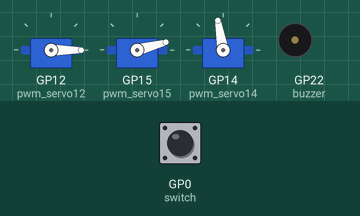
A program run on a simulated Raspberry Pi Pico running CircuitPython. Shown: 3 × servo, buzzer (waves = sounding). Inputs (shaded band) come from the test bench; at power-on: GP0 (switch) LOW. Random numbers come from a fixed seed.

Above: at 1.2 s.
1.3 s: GP0 (switch) pulled HIGH for 0.15 s
At 1.56 s:
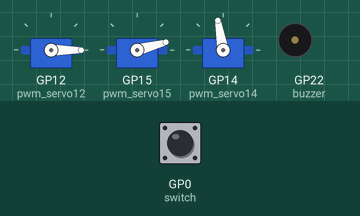
Timing chart, 0 to 10.3 s (numbered marks = the images above; inputs shaded):
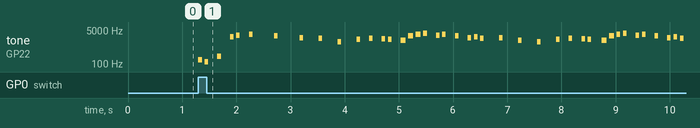

Measured:
- after the input at 1.3 s, tone on GP22 (buzzer): plays 165 Hz for 0.07 s, 131 Hz for 0.07 s, 247 Hz for 0.07 s, 2349 Hz for 0.07 s, 2794 Hz for 0.07 s, 3136 Hz for 0.07 s … (41 notes in this stretch), starting at once

The program:

code.py
```python
import random
import time
import board
import pwmio
import digitalio
from adafruit_motor import servo

buzzer = pwmio.PWMOut(board.GP22, variable_frequency = True)
pwm_servo14 = pwmio.PWMOut(board.GP14, frequency=50)
servo14 = servo.Servo(pwm_servo14)
pwm_servo12= pwmio.PWMOut(board.GP12, frequency=50)
servo12 = servo.Servo(pwm_servo12)
pwm_servo15 = pwmio.PWMOut(board.GP15, frequency=50)
servo15 = servo.Servo(pwm_servo15)
switch = digitalio.DigitalInOut(board.GP0)
switch.direction = digitalio.Direction.INPUT
switch.pull = digitalio.Pull.DOWN

servo12.angle = 0
servo15.angle = 15
servo14.angle = 100

NOTE_B0  = 31
NOTE_C1  = 33
NOTE_CS1 = 35
NOTE_D1  = 37
NOTE_DS1 = 39
NOTE_E1  = 41
NOTE_F1  = 44
NOTE_FS1 = 46
NOTE_G1  = 49
NOTE_GS1 = 52
NOTE_A1  = 55
NOTE_AS1 = 58
NOTE_B1  = 62
NOTE_C2  = 65
NOTE_CS2 = 69
NOTE_D2  = 73
NOTE_DS2 = 78
NOTE_E2  = 82
NOTE_F2  = 87
NOTE_FS2 = 93
NOTE_G2  = 98
NOTE_GS2 = 104
NOTE_A2  = 110
NOTE_AS2 = 117
NOTE_B2  = 123
NOTE_C3  = 131
NOTE_CS3 = 139
NOTE_D3  = 147
NOTE_DS3 = 156
NOTE_E3  = 165
NOTE_F3  = 175
NOTE_FS3 = 185
NOTE_G3  = 196
NOTE_GS3 = 208
NOTE_A3  = 220
NOTE_AS3 = 233
NOTE_B3  = 247
NOTE_C4  = 262
NOTE_CS4 = 277
NOTE_D4  = 294
NOTE_DS4 = 311
NOTE_E4  = 330
NOTE_F4  = 349
NOTE_FS4 = 370
NOTE_G4  = 392
NOTE_GS4 = 415
NOTE_A4  = 440
NOTE_AS4 = 466
NOTE_B4  = 494
NOTE_C5  = 523
NOTE_CS5 = 554
NOTE_D5  = 587
NOTE_DS5 = 622
NOTE_E5  = 659
NOTE_F5  = 698
NOTE_FS5 = 740
NOTE_G5  = 784
NOTE_GS5 = 831
NOTE_A5  = 880
NOTE_AS5 = 932
NOTE_B5  = 988
NOTE_C6  = 1047
NOTE_CS6 = 1109
NOTE_D6  = 1175
NOTE_DS6 = 1245
NOTE_E6  = 1319
NOTE_F6  = 1397
NOTE_FS6 = 1480
NOTE_G6  = 1568
NOTE_GS6 = 1661
NOTE_A6  = 1760
NOTE_AS6 = 1865
NOTE_B6  = 1976
NOTE_C7  = 2093
NOTE_CS7 = 2217
NOTE_D7  = 2349
NOTE_DS7 = 2489
NOTE_E7  = 2637
NOTE_F7  = 2794
NOTE_FS7 = 2960
NOTE_G7  = 3136
NOTE_GS7 = 3322
NOTE_A7  = 3520
NOTE_AS7 = 3729
NOTE_B7  = 3951
NOTE_C8  = 4186
NOTE_CS8 = 4435
NOTE_D8  = 4699
NOTE_DS8 = 4978


melody = [
    NOTE_E3, NOTE_C3, 0, NOTE_B3, 0, NOTE_D7, NOTE_F7, 0, NOTE_G7, 0, 0, 0, NOTE_E7, 0, 0, 0,
    NOTE_C7, 0, 0, NOTE_B6, 0, 0, NOTE_E6, 0, 0, NOTE_A6, 0, NOTE_B6, 0, NOTE_AS6, NOTE_A6, 0,
    NOTE_G6, NOTE_E7, NOTE_G7, NOTE_A7, 0, NOTE_F7, NOTE_G7, 0, NOTE_E7, 0, NOTE_C7, NOTE_D7, NOTE_B6, 0, 0,
    NOTE_C7, 0, 0, NOTE_G6, 0, 0, NOTE_E6, 0, 0, NOTE_A6, 0, NOTE_B6, 0, NOTE_AS6, NOTE_A6, 0,
    NOTE_G6, NOTE_E7, NOTE_G7, NOTE_A7, 0, NOTE_F7, NOTE_G7, 0, NOTE_E7, 0, NOTE_C7, NOTE_D7, NOTE_B6, 0, 0
]

tempo = [
    12, 12, 12, 12, 12, 12, 12, 12, 12, 12, 12, 12, 12, 12, 12, 12,
    12, 12, 12, 12, 12, 12, 12, 12, 12, 12, 12, 12, 12, 12, 12, 12,
    9, 9, 9, 12, 12, 12, 12, 12, 12, 12, 12, 12, 12, 12,
    12, 12, 12, 12, 12, 12, 12, 12, 12, 12, 12, 12, 12, 12, 12, 12,
    9, 9, 9, 12, 12, 12, 12, 12, 12, 12, 12, 12, 12, 12
]

def move(servo, target_angle, delay = 0.01, speed = 10):
    step = speed if target_angle > servo.angle else -speed
    for angle in range(int(servo.angle), target_angle, step):
        servo.angle = angle
        time.sleep(delay)

def play_melody(melody, tempo):
    base_tempo = 0.8  # Base duration for a single beat (adjust as needed)
    for i in range(len(melody)):
        note_duration = base_tempo / tempo[i]
        if melody[i] != 0:
            buzzer.frequency = melody[i]
            buzzer.duty_cycle = 65536 // 2  # 50% volume
            time.sleep(note_duration)
        else:
            time.sleep(note_duration)  # Rest period for note value 0
        buzzer.duty_cycle = 0  # Silence between notes
        time.sleep(0.05)

# multiple actions
def action1():
    play_melody(melody, tempo)
    move(servo15, 115, delay=0.01, speed=4)
    move(servo12, 40, delay=0.05, speed=1)
    move(servo12, 180, delay=0.01, speed=15)
def action2():
    play_melody(melody, tempo)
    move(servo15, 115, delay=0.01, speed=4)
    count = 0
    while count < 3:
        move(servo12, 125, delay=0.01, speed=15)
        move(servo12, 0, delay=0.01, speed=15)
        time.sleep(0.01)
        count += 1
    move(servo12, 40, delay=0.01, speed=5)
    move(servo12, 180, delay=0.01, speed=10)
def action3():
    move(servo15, 115, delay=0.01, speed=10)
    move(servo12, 180, delay=0.01, speed=10)
def action4():
    move(servo)

#random action list
action_list = [action1, action2, action3]
#main code here
while True:
    if switch.value:
        play_melody(melody, tempo)
        random.choice(action_list)()
        move(servo14, 100, delay=0.01, speed=12)
        time.sleep (0.01)
        while switch.value:
            move(servo12, 0, delay=0.01, speed=10)
            servo12.angle = 180
            time.sleep(0.5)

            move(servo15, 0, delay=0.01, speed=10)
            time.sleep(0.2)
            move(servo15, 15, delay=0.01, speed=10)
            time.sleep(0.2)
    if switch.value == False:
        move(servo12, 0, delay=0.01, speed=10)
        move(servo15, 15, delay=0.01, speed=10)
        servo15.angle = 15
```
